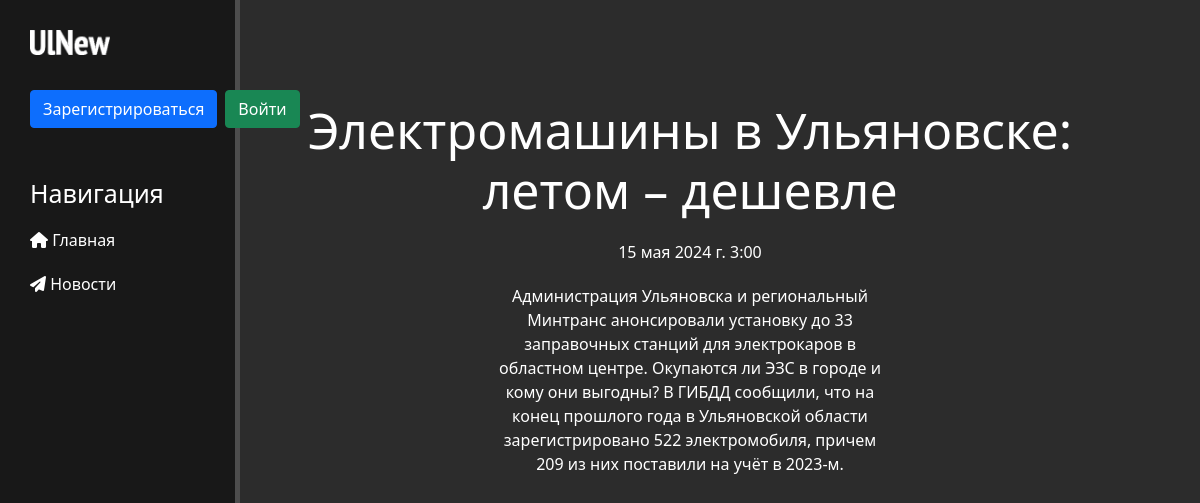
Screenshot of /news/10/ with the database file from the repository.
### news/models.py (models this page shows, shortened)
class Articles(models.Model):
    title = models.CharField('Название', max_length=100)
    anons = models.CharField('Анонс', max_length=100)
    full_text = models.TextField('Статья')
    date = models.DateTimeField('Дата публикации')
    image = models.ImageField('Изображение', upload_to='news_images/', null=True, blank=True)
    category = models.ForeignKey(Category, on_delete=models.CASCADE, verbose_name='Категория', null=True)
    class Meta:
        verbose_name = 'Новость'
        verbose_name_plural = 'Новости'

### news/views.py (the view)
# urls.py: path('<int:pk>/', views.NewsDetailView.as_view(), name='news-detail'),
class NewsDetailView(DetailView):
    model = Articles
    template_name = 'news/details_view.html'
    context_object_name = 'article'

### news/templates/news/details_view.html (shortened to what this page needs)
{% extends 'main/layout.html' %}
{% block content %}
<div class="features">
    <h1>
        {{ article.title }}
    </h1>
    <p>
        {{ article.date }}
    </p>
    <p>
        {{ article.full_text }}
    </p>
</div>
{% endblock %}

### main/static/main/css/main.css (style rules this page uses)
body { background: #2c2c2c !important; }
main .features { float: left; color: #fff; margin-top: 100px; text-align: center; width: 75%; }
main .features h1 { font-size: 50px; }
main .features p { max-width: 400px; margin: 20px auto; }

### rows the page displays
Articles: title "Электромашины в Ульяновске: летом – дешевле", date "15 мая 2024 г. 3:00", full_text "Администрация Ульяновска и региональный Минтранс анонсировали установку до 33 заправочных станций для электрокаров в областном центре. Окупаются ли ЭЗС в городе и кому они выгодны? В ГИБДД сообщили, что на конец прошлого года в Ульяновской области зарегистрировано 522 электромобиля, причем 209 из них поставили на учёт в 2023-м."
